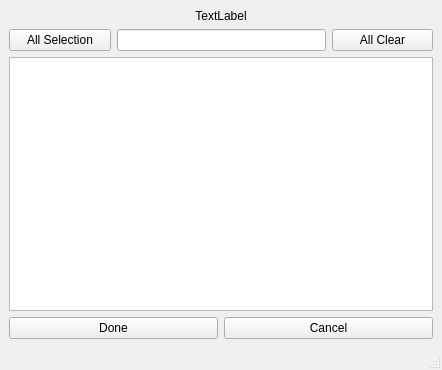
<?xml version="1.0" encoding="UTF-8"?>
<ui version="4.0">
 <class>popupWindow</class>
 <widget class="QMainWindow" name="popupWindow">
  <property name="geometry">
   <rect>
    <x>0</x>
    <y>0</y>
    <width>442</width>
    <height>370</height>
   </rect>
  </property>
  <property name="windowTitle">
   <string>MainWindow</string>
  </property>
  <widget class="QWidget" name="centralwidget">
   <layout class="QGridLayout" name="gridLayout">
    <item row="2" column="0" colspan="4">
     <widget class="QListWidget" name="listWidget"/>
    </item>
    <item row="0" column="0" colspan="4">
     <widget class="QLabel" name="label">
      <property name="layoutDirection">
       <enum>Qt::LeftToRight</enum>
      </property>
      <property name="text">
       <string>TextLabel</string>
      </property>
      <property name="alignment">
       <set>Qt::AlignCenter</set>
      </property>
     </widget>
    </item>
    <item row="1" column="0">
     <widget class="QPushButton" name="selectButton">
      <property name="text">
       <string>All Selection</string>
      </property>
     </widget>
    </item>
    <item row="1" column="3">
     <widget class="QPushButton" name="clearButton">
      <property name="text">
       <string>All Clear</string>
      </property>
     </widget>
    </item>
    <item row="1" column="1" colspan="2">
     <widget class="QLineEdit" name="searchEdit"/>
    </item>
    <item row="3" column="2" colspan="2">
     <widget class="QPushButton" name="pushButton_2">
      <property name="text">
       <string>Cancel</string>
      </property>
     </widget>
    </item>
    <item row="3" column="0" colspan="2">
     <widget class="QPushButton" name="pushButton">
      <property name="text">
       <string>Done</string>
      </property>
     </widget>
    </item>
   </layout>
  </widget>
  <widget class="QMenuBar" name="menubar">
   <property name="geometry">
    <rect>
     <x>0</x>
     <y>0</y>
     <width>442</width>
     <height>26</height>
    </rect>
   </property>
  </widget>
  <widget class="QStatusBar" name="statusbar"/>
 </widget>
 <resources/>
 <connections/>
</ui>
